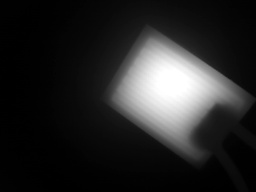
#> input picture General_C/DATA/final/frame_rgb_2.jpg, 256 x 192 px, found by its file name
$ jupyter execute Untitled.ipynb   (older library calls are emulated)
#> lines starting #> are read from the running program, lines starting #| are printed output that depends on the picture
[cell 1]
import cv2
import numpy as np
import matplotlib.pyplot as plt

[cell 2]
img = cv2.imread("/home/angelika/Desktop/8_term/R_D/General_C/DATA/08_04/frame_rgb_2.jpg", cv2.IMREAD_GRAYSCALE)
#> img is the input picture: shape (192, 256); min 0, max 255, mean 38.7

[cell 3]
f = np.fft.fft2(img)
fshift = np.fft.fftshift(f)

magnitude_spectrum = 20*np.log(np.abs(fshift))
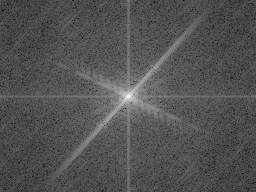
#> magnitude_spectrum: shape (192, 256) float64; min -1.95, max 289.2, mean 93; drawn with min black and max white

plt.figure(figsize=(12,4))
plt.subplot(121),plt.imshow(img, cmap = 'gray')
plt.title('Input Image'), plt.xticks([]), plt.yticks([])
plt.subplot(122),plt.imshow(magnitude_spectrum, cmap = 'gray')
plt.title('Magnitude Spectrum'), plt.xticks([]), plt.yticks([])
plt.show()
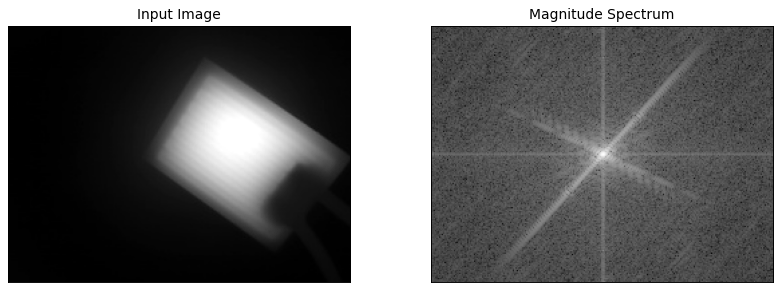
#> figure drawn by matplotlib, 2 panels

[cell 4]
rows, cols = img.shape
#> rows = 192; cols = 256
crow, ccol = rows//2, cols//2
#> crow = 96; ccol = 128
fshift[crow-12:crow+13, ccol-12:ccol+13] = 0
f_ishift = np.fft.ifftshift(fshift)
img_back = np.fft.ifft2(f_ishift)
img_back = np.real(img_back)
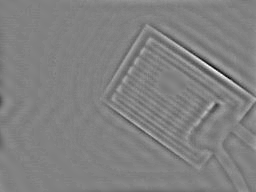
#> img_back: shape (192, 256) float64; min -29.48, max 28.66, mean 0; drawn with min black and max white

plt.figure(figsize=(15,5))
plt.subplot(131),plt.imshow(img, cmap = 'gray')
plt.title('Input Image'), plt.xticks([]), plt.yticks([])
plt.subplot(132),plt.imshow(img_back, cmap = 'gray')
plt.title('Image after HPF'), plt.xticks([]), plt.yticks([])
plt.subplot(133),plt.imshow(img_back)
plt.title('Result in JET'), plt.xticks([]), plt.yticks([])

plt.show()
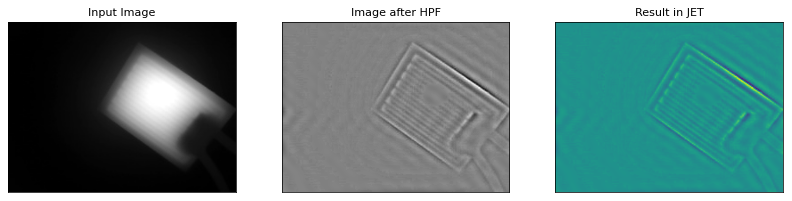
#> figure drawn by matplotlib, 3 panels

[cell 5]
# Применение оператора Собеля по X и Y
sobel_x = cv2.Sobel(img_back, cv2.CV_64F, 1, 0, ksize=3)  # по X
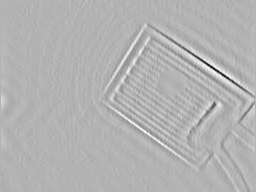
#> sobel_x: shape (192, 256) float64; min -116.5, max 49.44, mean 0.1; drawn with min black and max white
sobel_y = cv2.Sobel(img_back, cv2.CV_64F, 0, 1, ksize=3)  # по Y
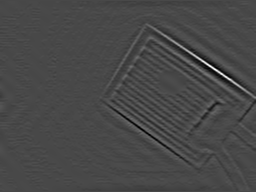
#> sobel_y: shape (192, 256) float64; min -69.32, max 174.2, mean -0.1; drawn with min black and max white

# Расчёт полной градиентной величины
sobel_magnitude = cv2.magnitude(sobel_x, sobel_y)
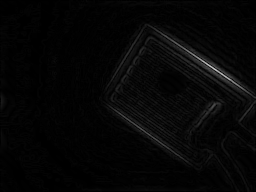
#> sobel_magnitude: shape (192, 256) float64; min 0, max 200.8, mean 6.6
sobel_magnitude = np.uint8(np.clip(sobel_magnitude, 0, 255))

# Отображение
plt.figure(figsize=(12,4))
plt.subplot(1,3,1), plt.imshow(sobel_x, cmap='gray'), plt.title('Sobel X')
plt.subplot(1,3,2), plt.imshow(sobel_y, cmap='gray'), plt.title('Sobel Y')
plt.subplot(1,3,3), plt.imshow(sobel_magnitude, cmap='gray'), plt.title('Magnitude')
plt.tight_layout()
plt.show()

[cell 6]
rows, cols = img.shape
crow, ccol = rows // 2, cols // 2
mask = np.zeros_like(fshift, dtype=np.uint8)
radius = 30  # радиус пропускаемой области (низкие частоты)

# Устанавливаем единицы в центральной области
mask[crow - radius:crow + radius + 1, ccol - radius:ccol + radius + 1] = 1

# Применяем маску
fshift_low = fshift * mask

# Обратное Фурье
f_ishift = np.fft.ifftshift(fshift_low)
img_lowpass = np.fft.ifft2(f_ishift)
img_lowpass = np.abs(img_lowpass)
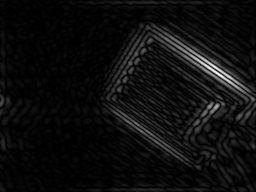
#> img_lowpass: shape (192, 256) float64; min 2.12e-05, max 20.5, mean 1.2; drawn with min black and max white

# Отображение
plt.figure(figsize=(15, 5))
plt.subplot(131), plt.imshow(img, cmap='gray'), plt.title('Original')
plt.subplot(132), plt.imshow(img_lowpass, cmap='gray'), plt.title('Low-pass Filtered')
plt.subplot(133), plt.imshow(img_lowpass, cmap='jet'), plt.title('JET Colormap')
plt.tight_layout()
plt.show()

$ run again, with General_C/DATA/final/frame_rgb_0.jpg copied over General_C/DATA/final/frame_rgb_2.jpg
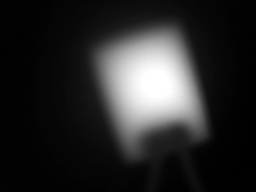
#> input picture General_C/DATA/final/frame_rgb_0.jpg, 256 x 192 px, found by its file name
#> img is the input picture: shape (192, 256); min 0, max 255, mean 41
#> `sobel_y = cv2.Sobel(img_back, cv2.CV_64F, 0, 1, ksize=3)`:
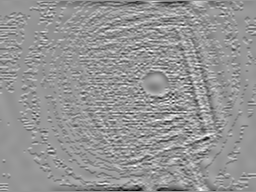
#> sobel_y: shape (192, 256) float64; min -15.12, max 10.64, mean -0.091; drawn with min black and max white
#> `img_lowpass = np.abs(img_lowpass)`:
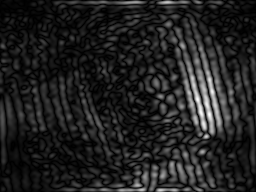
#> img_lowpass: shape (192, 256) float64; min 9.35e-07, max 3.83, mean 0.494; drawn with min black and max white
